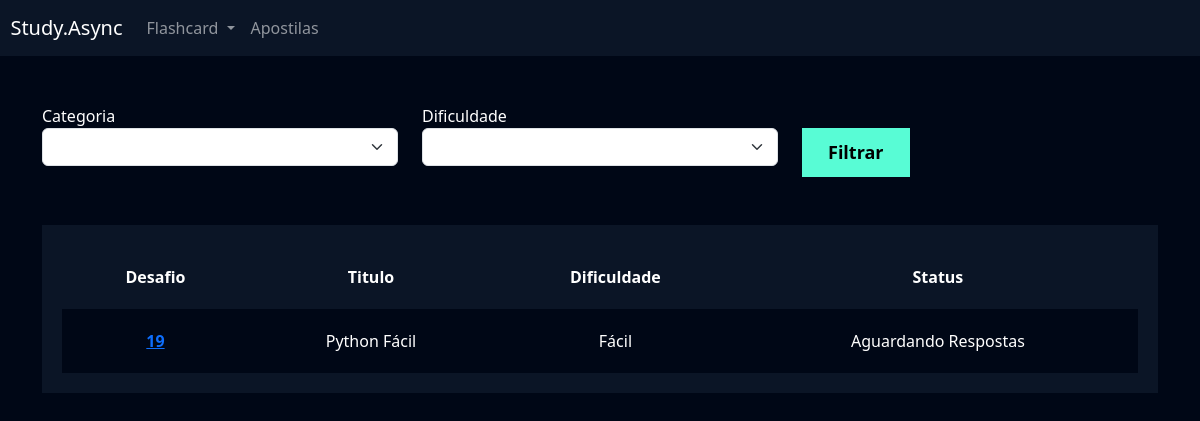
/flashcard/listar_desafio/ (signed in), run on the app's committed database.
### flashcard/models.py (models this page shows, shortened)
class Desafio(models.Model):
    status = models.CharField(max_length=20, blank=True, null=True)
    def definir_status(self):
        flashcards_respondidos = self.flashcards.filter(respondido=True)
        if flashcards_respondidos.count() == self.quantidade_perguntas:
            acertos = flashcards_respondidos.filter(acertou=True).count()
            self.status = f"Concluido - {acertos}/{self.quantidade_perguntas} acertos"
        else:
            self.status = "Aguardando Respostas"
        self.save()
    user = models.ForeignKey(User, on_delete=models.DO_NOTHING)
    titulo = models.CharField(max_length=100)
    categoria = models.ManyToManyField(Categoria)
    quantidade_perguntas = models.IntegerField()
    dificuldade = models.CharField(
        max_length=1, choices=Flashcard.DIFICULDADE_CHOICES
    )
    flashcards = models.ManyToManyField(FlashcardDesafio)

### flashcard/views.py (the view)
# urls.py: path('listar_desafio/', views.listar_desafio, name='listar_desafio'),
def listar_desafio(request):
    desafios = Desafio.objects.filter(user=request.user)
    for desafio in desafios:
        desafio.definir_status()
    return render(request, 'listar_desafio.html', {'desafios': desafios})

### flashcard/templates/listar_desafio.html (shortened to what this page needs)
{% extends "base.html" %}
{% load static %}
{% block 'cabecalho' %}
    <link href="{% static 'usuarios/css/cadastro.css' %}" rel="stylesheet">
    <link href="{% static 'flashcard/css/novo_flashcard.css' %}" rel="stylesheet">
    <link href="{% static 'flashcard/css/iniciar_desafio.css' %}" rel="stylesheet">
    <link href="{% static 'flashcard/css/desafio.css' %}" rel="stylesheet">
    <link href='https://unpkg.com/boxicons@2.1.4/css/boxicons.min.css' rel='stylesheet'>
{% endblock 'cabecalho' %}
{% block 'conteudo' %}
    {% include "partials/header.html" %}
    <div class="container">
        <br>
        <br>
        <div class="row">
            <div class="col-md">
                <form action="}" method="GET">
                <label for="">Categoria</label>
                <select name="categoria" class="form-select">
                </select>
            </div>
            <div class="col-md">
                <label for="">Dificuldade</label>
                <select name="dificuldade" class="form-select">
                </select>
            </div>
            <div class="col-md">
                <br>
                <input type="submit" value="Filtrar" class="btn-cadastro">
            </div>
        </div>
        <br>
        <br>
        <div class="box-listar">
            <table>
                <thead>
                  <tr>
                    <th scope="col">Desafio</th>
                    <th scope="col">Titulo</th>
                    <th scope="col">Dificuldade</th>
                    <th scope="col">Status</th>
                  </tr>
                </thead>
                <tbody>
                    {% for desafio in desafios %}
                        <tr class="linha">
                            <th><a href="{% url 'desafio' desafio.id %}">{{desafio.id}}</a></th>
                            <td>{{desafio.titulo}}</td>
                            <td>{{desafio.get_dificuldade_display}}</td>
                            <td>{{desafio.status}}</td>
                        </tr>
                    {% endfor %}
                </tbody>
              </table>
        </div>
    </div>
{% endblock 'conteudo' %}

### templates/static/geral/css/base.css (style rules this page uses)
:root { --main-color: #0b1526; --dark-color: #000716; --secondary-dark-color: rgb(15, 2, 26); --light-color: #00c1f3; --contrast-color: #f4c96b; --differential-color: #58fcd5; }
body { background-color: var(--dark-color) !important; color: white !important; }

### templates/static/usuarios/css/cadastro.css (style rules this page uses)
* { margin: 0; padding: 0; }
.btn-cadastro { padding: 10px; background-color: #58fcd5; border: none; border: 1px solid #58fcd5; font-size: 18px; font-weight: bold; padding-left: 25px; padding-right: 25px; }

### templates/static/flashcard/css/desafio.css (style rules this page uses)
.box-listar { background-color: #0b1526; padding: 20px; }
table { width: 100%; padding: 20px; text-align: center; }
.linha { height: 40px; background-color: var(--dark-color); padding: 20px; }
td, th { padding: 20px; }
tr { background-color: var(--main-color); }

### data on the page
Desafio: id "19", titulo "Python Fácil", dificuldade "Fácil", status "Aguardando Respostas"
